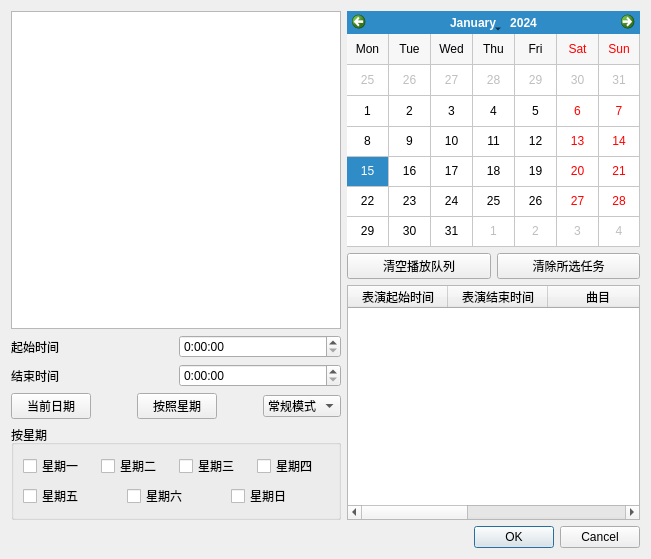
<?xml version="1.0" encoding="UTF-8"?>
<ui version="4.0">
 <class>playtiming</class>
 <widget class="QDialog" name="playtiming">
  <property name="geometry">
   <rect>
    <x>0</x>
    <y>0</y>
    <width>651</width>
    <height>559</height>
   </rect>
  </property>
  <property name="windowTitle">
   <string>Dialog</string>
  </property>
  <layout class="QVBoxLayout" name="verticalLayout_6">
   <item>
    <layout class="QHBoxLayout" name="horizontalLayout_8">
     <item>
      <layout class="QVBoxLayout" name="verticalLayout_4">
       <item>
        <widget class="QListWidget" name="listWidget"/>
       </item>
       <item>
        <layout class="QVBoxLayout" name="verticalLayout_3">
         <item>
          <layout class="QHBoxLayout" name="horizontalLayout_5">
           <item>
            <widget class="QLabel" name="label">
             <property name="text">
              <string>起始时间</string>
             </property>
            </widget>
           </item>
           <item>
            <widget class="QTimeEdit" name="starttimeEdit">
             <property name="displayFormat">
              <string>H:mm:ss</string>
             </property>
            </widget>
           </item>
          </layout>
         </item>
         <item>
          <layout class="QHBoxLayout" name="horizontalLayout_4">
           <item>
            <widget class="QLabel" name="label_2">
             <property name="text">
              <string>结束时间</string>
             </property>
            </widget>
           </item>
           <item>
            <widget class="QTimeEdit" name="endtimeEdit">
             <property name="currentSection">
              <enum>QDateTimeEdit::HourSection</enum>
             </property>
             <property name="displayFormat">
              <string>H:mm:ss</string>
             </property>
            </widget>
           </item>
          </layout>
         </item>
         <item>
          <layout class="QHBoxLayout" name="horizontalLayout_3">
           <item>
            <widget class="QPushButton" name="currentDate">
             <property name="text">
              <string>当前日期</string>
             </property>
            </widget>
           </item>
           <item>
            <spacer name="horizontalSpacer">
             <property name="orientation">
              <enum>Qt::Horizontal</enum>
             </property>
             <property name="sizeHint" stdset="0">
              <size>
               <width>40</width>
               <height>20</height>
              </size>
             </property>
            </spacer>
           </item>
           <item>
            <widget class="QPushButton" name="pushButton_2">
             <property name="text">
              <string>按照星期</string>
             </property>
            </widget>
           </item>
           <item>
            <spacer name="horizontalSpacer_2">
             <property name="orientation">
              <enum>Qt::Horizontal</enum>
             </property>
             <property name="sizeHint" stdset="0">
              <size>
               <width>40</width>
               <height>20</height>
              </size>
             </property>
            </spacer>
           </item>
           <item>
            <widget class="QComboBox" name="ControlMode">
             <item>
              <property name="text">
               <string>常规模式</string>
              </property>
             </item>
             <item>
              <property name="text">
               <string>ipad控制</string>
              </property>
             </item>
             <item>
              <property name="text">
               <string>手机控制</string>
              </property>
             </item>
            </widget>
           </item>
          </layout>
         </item>
         <item>
          <widget class="QGroupBox" name="groupBox">
           <property name="title">
            <string>按星期</string>
           </property>
           <layout class="QVBoxLayout" name="verticalLayout_2">
            <item>
             <layout class="QVBoxLayout" name="verticalLayout">
              <item>
               <layout class="QHBoxLayout" name="horizontalLayout">
                <item>
                 <widget class="QCheckBox" name="MONcheckBox">
                  <property name="text">
                   <string>星期一</string>
                  </property>
                 </widget>
                </item>
                <item>
                 <widget class="QCheckBox" name="TUEcheckBox">
                  <property name="text">
                   <string>星期二</string>
                  </property>
                 </widget>
                </item>
                <item>
                 <widget class="QCheckBox" name="WEDcheckBox">
                  <property name="text">
                   <string>星期三</string>
                  </property>
                 </widget>
                </item>
                <item>
                 <widget class="QCheckBox" name="THUcheckBox">
                  <property name="text">
                   <string>星期四</string>
                  </property>
                 </widget>
                </item>
               </layout>
              </item>
              <item>
               <layout class="QHBoxLayout" name="horizontalLayout_2">
                <item>
                 <widget class="QCheckBox" name="FRIcheckBox">
                  <property name="text">
                   <string>星期五</string>
                  </property>
                 </widget>
                </item>
                <item>
                 <widget class="QCheckBox" name="SATcheckBox">
                  <property name="text">
                   <string>星期六</string>
                  </property>
                 </widget>
                </item>
                <item>
                 <widget class="QCheckBox" name="SUNcheckBox">
                  <property name="text">
                   <string>星期日</string>
                  </property>
                 </widget>
                </item>
               </layout>
              </item>
             </layout>
            </item>
           </layout>
          </widget>
         </item>
        </layout>
       </item>
      </layout>
     </item>
     <item>
      <layout class="QVBoxLayout" name="verticalLayout_5">
       <item>
        <widget class="QCalendarWidget" name="calendarWidget">
         <property name="gridVisible">
          <bool>true</bool>
         </property>
         <property name="horizontalHeaderFormat">
          <enum>QCalendarWidget::ShortDayNames</enum>
         </property>
         <property name="verticalHeaderFormat">
          <enum>QCalendarWidget::NoVerticalHeader</enum>
         </property>
         <property name="navigationBarVisible">
          <bool>true</bool>
         </property>
         <property name="dateEditEnabled">
          <bool>true</bool>
         </property>
        </widget>
       </item>
       <item>
        <layout class="QHBoxLayout" name="horizontalLayout_6">
         <item>
          <widget class="QPushButton" name="pushButton">
           <property name="text">
            <string>清空播放队列</string>
           </property>
          </widget>
         </item>
         <item>
          <widget class="QPushButton" name="pushButton_3">
           <property name="text">
            <string>清除所选任务</string>
           </property>
          </widget>
         </item>
        </layout>
       </item>
       <item>
        <widget class="QTableWidget" name="timinginfo">
         <column>
          <property name="text">
           <string>表演起始时间</string>
          </property>
         </column>
         <column>
          <property name="text">
           <string>表演结束时间</string>
          </property>
         </column>
         <column>
          <property name="text">
           <string>曲目</string>
          </property>
         </column>
         <column>
          <property name="text">
           <string>表演受控模式</string>
          </property>
         </column>
         <column>
          <property name="text">
           <string>持续时间</string>
          </property>
         </column>
        </widget>
       </item>
      </layout>
     </item>
    </layout>
   </item>
   <item>
    <widget class="QDialogButtonBox" name="buttonBox">
     <property name="orientation">
      <enum>Qt::Horizontal</enum>
     </property>
     <property name="standardButtons">
      <set>QDialogButtonBox::Cancel|QDialogButtonBox::Ok</set>
     </property>
    </widget>
   </item>
  </layout>
 </widget>
 <resources/>
 <connections>
  <connection>
   <sender>buttonBox</sender>
   <signal>accepted()</signal>
   <receiver>playtiming</receiver>
   <slot>accept()</slot>
   <hints>
    <hint type="sourcelabel">
     <x>248</x>
     <y>254</y>
    </hint>
    <hint type="destinationlabel">
     <x>157</x>
     <y>274</y>
    </hint>
   </hints>
  </connection>
  <connection>
   <sender>buttonBox</sender>
   <signal>rejected()</signal>
   <receiver>playtiming</receiver>
   <slot>reject()</slot>
   <hints>
    <hint type="sourcelabel">
     <x>316</x>
     <y>260</y>
    </hint>
    <hint type="destinationlabel">
     <x>286</x>
     <y>274</y>
    </hint>
   </hints>
  </connection>
 </connections>
</ui>
